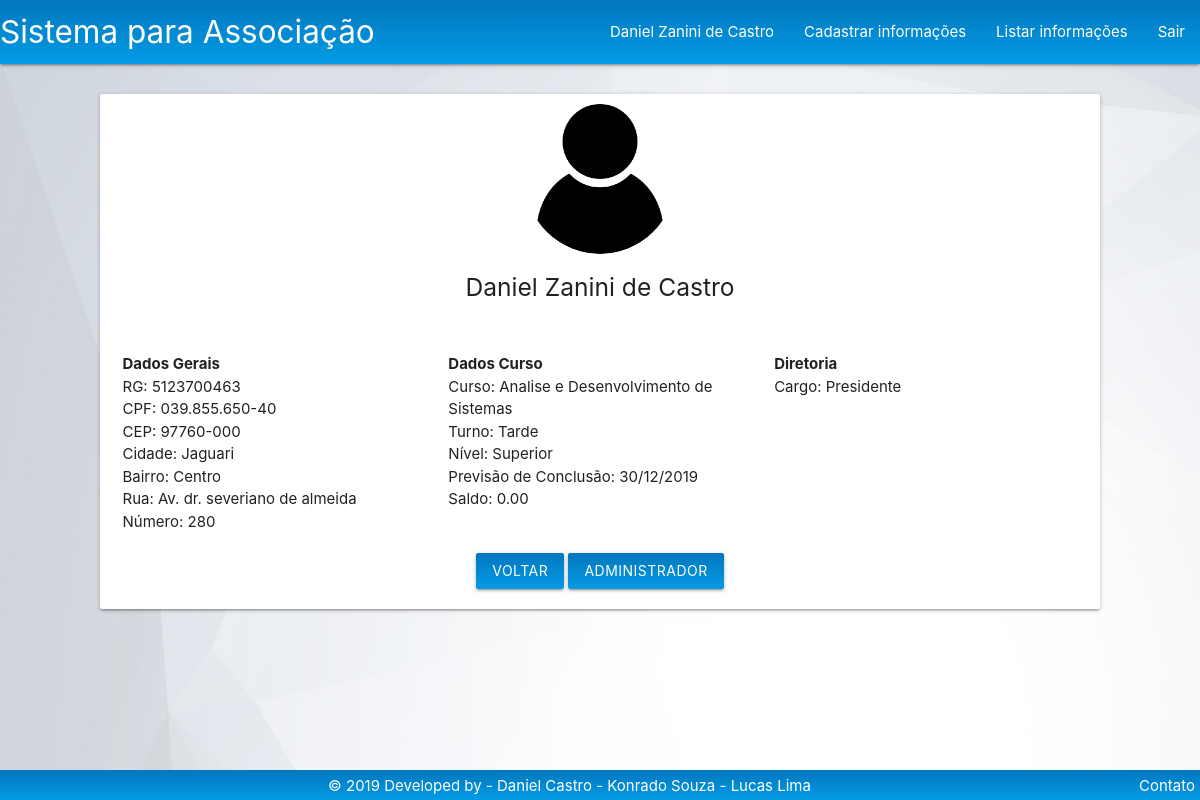
Screenshot of /Tela/Listagem/verMais.php?id=1 (signed in) with the database file from the repository.
### tables this page shows
CREATE TABLE `usuario` (
  `id` int(11) NOT NULL,
  `nome` varchar(100) NOT NULL,
  `usuario` varchar(50) NOT NULL,
  `senha` varchar(150) NOT NULL,
  `cidade` varchar(100) NOT NULL,
  `bairro` varchar(100) NOT NULL,
  `rua` varchar(100) NOT NULL,
  `numero` varchar(10) NOT NULL,
  `cep` varchar(9) NOT NULL,
  `cpf` varchar(14) NOT NULL,
  `rg` varchar(20) NOT NULL,
  `data_nasc` varchar(11) NOT NULL,
  `telefone` varchar(15) NOT NULL,
  `email` varchar(100) NOT NULL,
  `data_associacao` varchar(15) NOT NULL,
  `fotoPerfil` varchar(150) DEFAULT '../Img/Src/user_icon.png',
  `pode_logar` varchar(30) DEFAULT 'false',
  `administrador` varchar(30) DEFAULT 'false'
);

CREATE TABLE `curso` (
  `id` int(11) NOT NULL,
  `nome` varchar(50) NOT NULL,
  `turno` varchar(20) NOT NULL,
  `nivel` varchar(20) NOT NULL
);

CREATE TABLE `aluno` (
  `id_usuario` int(11) NOT NULL,
  `id_responsavel` int(11) DEFAULT NULL,
  `id_curso` int(11) NOT NULL,
  `saldo` decimal(15,2) DEFAULT '0.00',
  `data_inicio` varchar(15) NOT NULL,
  `previsao_conclusao` varchar(15) NOT NULL,
  `concluido` varchar(20) NOT NULL DEFAULT 'false'
);

CREATE TABLE `diretoria` (
  `id_usuario` int(11) NOT NULL,
  `cargo` varchar(50) NOT NULL
);

### Controle/usuarioPDO.php (called while the page is built, shortened)
<?php
if (realpath("./index.php")) {
    include_once "./Controle/conexao.php";
    include_once './Modelo/usuario.php';
    include_once './Modelo/aluno.php';
    include_once './Modelo/diretoria.php';
} else {
    if (realpath("../index.php")) {
        include_once "../Controle/conexao.php";
        include_once '../Modelo/usuario.php';
        include_once '../Modelo/aluno.php';
        include_once '../Modelo/diretoria.php';
    } else {
        if (realpath("../../index.php")) {
            include_once '../../Modelo/usuario.php';
            include_once '../../Modelo/aluno.php';
            include_once '../../Modelo/diretoria.php';
        }
    }
}
class usuarioPDO {
    public function selectUsuarioPorId($id) {
        $con = new conexao();
        $pdo = $con->getConexao();
        $stmt = $pdo->prepare("select * from usuario where id = :id;");
        $stmt->bindValue(':id', $id);
        if ($stmt->execute()) {
            if ($stmt->rowCount() > 0) {
                $linha = $stmt->fetch();
                return $usuario = new usuario($linha);
            } else {
                return false;
            }
        } else {
            return false;
        }
    }
    public function selectAlunoPorId($id) {
        $con = new conexao();
        $pdo = $con->getConexao();
        $stmt = $pdo->prepare("select * from aluno where id_usuario = :id;");
        $stmt->bindValue(':id', $id);
        if ($stmt->execute()) {
            if ($stmt->rowCount() > 0) {
                $linha = $stmt->fetch();
                return $aluno = new aluno($linha);
            } else {
                return false;
            }
        } else {
            return false;
        }
    }
    public function selectDiretoriaPorId($id) {
        $con = new conexao();
        $pdo = $con->getConexao();
        $stmt = $pdo->prepare("select * from diretoria where id_usuario = :id;");
        $stmt->bindValue(':id', $id);
        if ($stmt->execute()) {
            if ($stmt->rowCount() > 0) {
                $linha = $stmt->fetch();
                return $diretoria = new diretoria($linha);
            } else {
                return false;
            }
        } else {
            return false;
        }
    }
    public function verificarAdministrador($id) {
        $conexao = new conexao();
        $pdo = $conexao->getConexao();
        $sql = $pdo->prepare("SELECT administrador FROM usuario where id = :id AND administrador = 'true';");
        $sql->bindValue(':id', $id);
        $sql->execute();
        if ($sql->rowCount() > 0) {
            return true;
        } else {
            return false;
        }
    }
}

### Modelo/usuario.php (called while the page is built, shortened)
<?php
class usuario {
    private $nome;
    private $cidade;
    private $bairro;
    private $rua;
    private $numero;
    private $cep;
    private $cpf;
    private $rg;
    private $data_nasc;
    private $fotoPerfil;
    public function __construct() {
        if (func_num_args() == 1) {
            $atributos = func_get_args()[0];
        }
        if (!is_null($this->data_nasc) && $this->data_nasc!= '') {
            $anoAtual = date('Y');
            $mesAtual = date('m');
            $nascimento = $this->data_nasc;
            list($dia, $mes, $ano) = explode('/', $nascimento);
            $idade = $anoAtual - $ano;
        }
    }
    function getNome() {
        return $this->nome;
    }
    function getCidade() {
        return $this->cidade;
    }
    function getBairro() {
        return $this->bairro;
    }
    function getRua() {
        return $this->rua;
    }
    function getNumero() {
        return $this->numero;
    }
    function getCep() {
        return $this->cep;
    }
    function getCpf() {
        return $this->cpf;
    }
    function getRg() {
        return $this->rg;
    }
    function getFotoPerfil() {
        return $this->fotoPerfil;
    }
}

### Modelo/aluno.php (called while the page is built, shortened)
<?php
class aluno {
    private $saldo;
    private $previsao_conclusao;
    public function __construct() {
        if (func_num_args() != 0) {
            $atributos = func_get_args()[0];
        }
    }
    function getSaldo() {
        return $this->saldo;
    }
    function getPrevisao_conclusao() {
        return $this->previsao_conclusao;
    }
}

### Controle/cursoPDO.php (called while the page is built, shortened)
<?php
if (realpath("./index.php")) {
    include_once "./Controle/conexao.php";
    include_once './Modelo/curso.php';
} else {
    if (realpath("../index.php")) {
        include_once "../Controle/conexao.php";
        include_once '../Modelo/curso.php';
    } else {
        if (realpath("../../index.php")) {
            include_once '../../Modelo/curso.php';
        }
    }
}
class cursoPDO {
    public function selectCursoPorId($id) {
        $con = new conexao();
        $pdo = $con->getConexao();
        $stmt = $pdo->prepare("SELECT * FROM curso WHERE id = :id");
        $stmt->bindValue(":id", $id);
        if ($stmt->execute()) {
            if ($stmt->rowCount() > 0) {
                $linha = $stmt->fetch();
                $curso = new curso($linha);
                return $curso;
            } else {
                return false;
            }
        } else {
            return false;
        }
    }
}

### Modelo/curso.php (called while the page is built, shortened)
<?php
class curso{
    private $nome;
    private $turno;
    private $nivel;
    public function __construct() {
        if (func_num_args() != 0) {
            $atributos = func_get_args()[0];
        }
    }
    function getNome() {
        return $this->nome;
    }
    function getTurno() {
        return $this->turno;
    }
    function getNivel() {
        return $this->nivel;
    }
}

### Modelo/diretoria.php (called while the page is built, shortened)
<?php
class diretoria{
    private $cargo;
    public function __construct() {
        if (func_num_args() != 0) {
            $atributos = func_get_args()[0];
        }
    }
    function getCargo() {
        return $this->cargo;
    }
}

### Tela/Listagem/verMais.php (the view, shortened to what this page needs)
<!DOCTYPE html>
<html>
    <head>
        <?php
        include_once '../../Base/header.php';
        ?>
    </head>
    <body class="homeimg">
        <?php
        include_once '../../Modelo/usuario.php';
        include_once '../../Controle/usuarioPDO.php';
        include_once '../../Controle/cursoPDO.php';
        include_once '../../Modelo/curso.php';
        $usuarioPDO = new usuarioPDO();
        if (isset($_SESSION['usuario'])) {
            $logado = unserialize($_SESSION['usuario']);
            if ($logado->getAdministrador() == 'false') {
                header('location: ../Sistema/acessoNegado.php');
            } else {
                $usuario = new usuario();
                $usuario = $usuarioPDO->selectUsuarioPorId($_GET['id']);
                $aluno = new aluno();
                $aluno = $usuarioPDO->selectAlunoPorId($_GET['id']);
                $diretoria = new diretoria();
                $diretoria = $usuarioPDO->selectDiretoriaPorId($_GET['id']);
            }
        } else {
            header('location: ../Sistema/login.php');
        }
        ?>
        <div class="row">
            <div class="col s12">
                <div class="row">
                    <br>
                    <div class="card col s10 offset-s1 left">
                        <div class="col s12">
                            <div class="row">
                                <div class="col s12">
                                    <div  class="fotoPerfil" style='background-image: url("../<?php echo $usuario->getFotoPerfil(); ?>");
                                          background-size: cover;
                                          background-position: center;
                                          background-repeat: no-repeat;
                                          margin-top: 10px;'>
                                    </div>
                                </div>
                            </div>
                            <div class="row">
                                <div class="center">
                                    <h5><?php echo $usuario->getNome(); ?></h5>
                                </div>
                                <div class="col s4">
                                    <br>
                                    <span><b>Dados Gerais</b></span><br>
                                    <span>RG: <?php echo $usuario->getRg(); ?></span><br>
                                    <span>CPF: <?php echo $usuario->getCpf(); ?></span><br>
                                    <span>CEP: <?php echo $usuario->getCep(); ?></span><br>
                                    <span>Cidade: <?php echo $usuario->getCidade(); ?></span><br>
                                    <span>Bairro: <?php echo $usuario->getBairro(); ?></span><br>
                                    <span>Rua: <?php echo $usuario->getRua(); ?></span><br>
                                    <span>Número: <?php echo $usuario->getNumero(); ?></span><br>
                                </div>
                                <div class="col s4">
                                    <br>
                                    <span><b>Dados Curso</b></span><br>
                                    <?php if ($aluno) { ?>
                                        <span>Curso: <?php
                                            $cursopdo = new cursoPDO();
                                            $curso = $cursopdo->selectCursoPorId($_GET['id']);
                                            echo $curso->getNome();
                                            ?></span><br>
                                            <span>Turno: <?php echo $curso->getTurno(); ?></span><br>
                                            <span>Nível: <?php echo $curso->getNivel(); ?></span><br>
                                        <span>Previsão de Conclusão: <?php echo $aluno->getPrevisao_conclusao(); ?></span><br>
                                        <span>Saldo: <?php echo $aluno->getSaldo(); ?></span><br>
                                                <?php
                                    } else {
                                        ?><h5>O usuário não é aluno</h5><?php
                                    }
                                    ?>
                                </div>
                                <div class="col s4">
                                    <br>
                                    <span><b>Diretoria</b></span><br>
                                    <?php if ($diretoria) { ?>
                                        <span>Cargo: <?php echo $diretoria->getCargo(); ?></span><br>
                                    <?php } else {
                                        ?>
                                        <span>Usuário não pertence a diretoria.</span><br>
                                    <?php }
                                    ?>
                                    <br>
                                </div>
                            </div>
                            <div class="row center">
                                <a href="./listarUsuario.php" class="btn hoverable corpadrao">Voltar</a>
                                <?php
                                if (($usuarioPDO->verificarAdministrador($_GET['id']) == 'true')) {
                                    ?><a class="btn corpadrao" href="../../Controle/usuarioPDO.php?function=tornarUsuarioNormal&id=<?php echo $_GET['id']; ?>">Administrador</a>
                                    <?php
                                } else {
                                    ?>
                                    <a class="btn red darken-2" href="../../Controle/usuarioPDO.php?function=tornarUsuarioAdministrador&id=<?php echo $_GET['id']; ?>">Tornar Administrador</a><?php
                                }
                                ?>
                            </div>
                        </div>
                    </div>
                </div>
            </div>
        </div>
        <?php include_once '../../Base/footer.php'; ?>
    </body>
</html>

### css/custom.css (style rules this page uses)
.fotoPerfil { height: 150px; width: 150px; border-radius: 50%; margin-left: auto; margin-right: auto; margin-top: 0px; }
.homeimg { background-image: url('../Img/PlanoFundo/bg2.jpg'); background-size: 100% 100%; background-attachment: fixed; }
.corpadrao { background: linear-gradient(to bottom, #0277bd , #039be5); }

### rows the page displays
usuario: fotoPerfil (picture), nome "Daniel Zanini de Castro", rg "5123700463", cpf "039.855.650-40", cep "97760-000", cidade "Jaguari", bairro "Centro", rua "Av. dr. severiano de almeida", numero "280"
curso: nome "Analise e Desenvolvimento de Sistemas", turno "Tarde", nivel "Superior"
aluno: previsao_conclusao "30/12/2019", saldo "0.00"
diretoria: cargo "Presidente"

### other values shown
$usuario->getNome() "Daniel Zanini de Castro"
